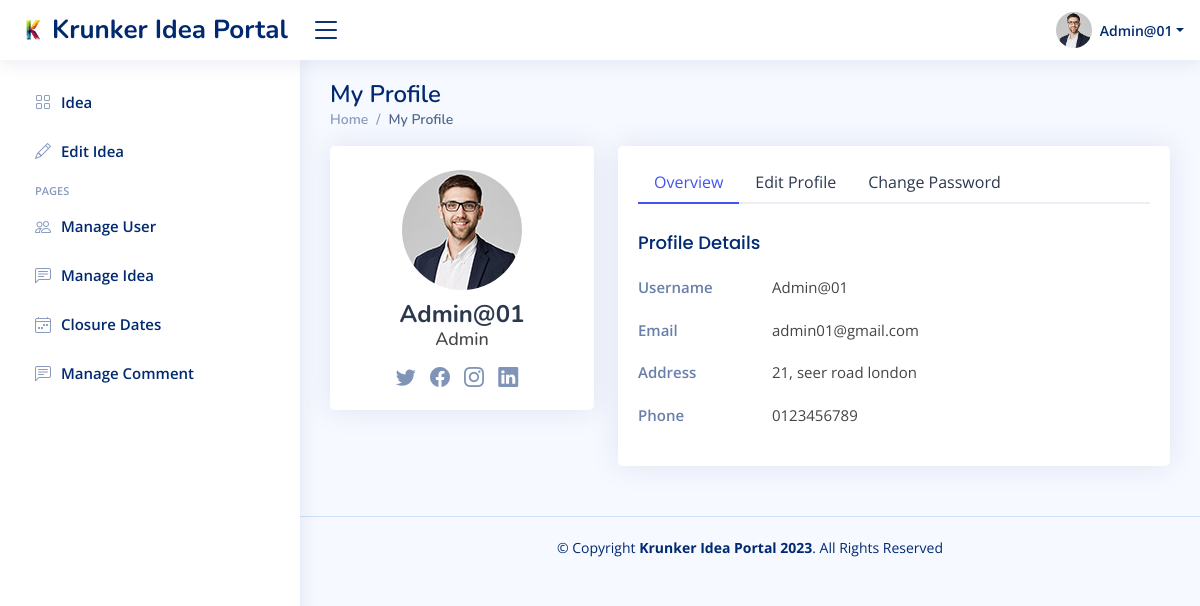
The app's page /staff_profile.php (signed in) with its own data.
### tables this page shows
CREATE TABLE `user_tbl` (
  `UserId` int(11) NOT NULL,
  `DepartmentId` int(11) NOT NULL,
  `UserRoleName` enum('QA Manager','QA Coordinator','Admin','Staff') DEFAULT NULL,
  `Username` varchar(50) NOT NULL,
  `UserPassword` varchar(500) NOT NULL,
  `UserEmail` varchar(50) DEFAULT NULL,
  `UserContactNo` varchar(15) DEFAULT NULL,
  `UserAddress` varchar(500) DEFAULT NULL,
  `DateClosure` date DEFAULT '2023-06-29',
  `DateFinal` date DEFAULT '2023-07-29'
);

### staff_profile.php (the view, shortened to what this page needs)
<?php
$dbconn = mysqli_connect("localhost", "root", "", "krunkerideadb");
$user_id = $_SESSION["userid"];
$select_sql = "SELECT * FROM user_tbl WHERE UserId = $user_id";
$result_User = mysqli_query($dbconn, $select_sql);
$row_User = mysqli_fetch_assoc($result_User);
$user_id_password = $_SESSION["userid"];
$select_sql_password = "SELECT * FROM user_tbl WHERE UserId = $user_id_password";
$result_password = mysqli_query($dbconn, $select_sql_password);
?>
<!DOCTYPE html>
<html lang="en">
<head>
  <link href="assets/vendor/bootstrap/css/bootstrap.min.css" rel="stylesheet">
  <link href="assets/vendor/bootstrap-icons/bootstrap-icons.css" rel="stylesheet">
  <link href="assets/vendor/boxicons/css/boxicons.min.css" rel="stylesheet">
  <link href="assets/vendor/quill/quill.snow.css" rel="stylesheet">
  <link href="assets/vendor/quill/quill.bubble.css" rel="stylesheet">
  <link href="assets/vendor/remixicon/remixicon.css" rel="stylesheet">
  <link href="assets/style.css" rel="stylesheet">
  <link href="assets/css/style.css" rel="stylesheet">
</head>
<body>
  <header id="header" class="header fixed-top d-flex align-items-center">
    <div class="d-flex align-items-center justify-content-between">
      <a href="index.php" class="logo d-flex align-items-center">
        <img src="assets/img/logo.png" alt="">
        <span class="d-none d-lg-block">Krunker Idea Portal</span>
      </a>
      <i class="bi bi-list toggle-sidebar-btn"></i>
    </div>
    <nav class="header-nav ms-auto">
      <ul class="d-flex align-items-center">
        <li class="nav-item dropdown pe-3">
          <a class="nav-link nav-profile d-flex align-items-center pe-0" href="#" data-bs-toggle="dropdown">
            <img src="assets/img/profile-img.jpg" alt="Profile" class="rounded-circle">
            <span class="d-none d-md-block dropdown-toggle ps-2"><?php echo htmlentities($row_User['Username']) ?></span>
          </a>
        </li>
      </ul>
    </nav>
  </header>
    <aside id="sidebar" class="sidebar">
        <ul class="sidebar-nav" id="sidebar-nav">
            <li class="nav-item">
              <a class="nav-link collapsed" href="index.php">
                  <i class="bi bi-grid"></i><span>Idea</span>
              </a>
            </li>
            <?php
              echo '<li class="nav-item">';
              echo '<a href="EditIdea.php?id=' .$user_id.'" class="nav-link collapsed" data-bs-target="#statistics-nav;">';
              echo '<i class="bi bi-pencil"></i><span>Edit Idea</span>';
              echo '</a>';
              echo '</li>';
            ?>
            <?php
                if($_SESSION['role'] == "Admin"){
                  echo'<li class="nav-heading">Pages</li>';
                  echo'<li class="nav-item">';
                      echo '<a class="nav-link collapsed" href="ManageUser_admin.php">';
                          echo '<i class="bi bi-people"></i>';
                          echo '<span>Manage User</span>';
                      echo '</a>';
                  echo '</li>';
                  echo '<li class="nav-item">';
                      echo '<a class="nav-link collapsed" href="ManageIdea_admin.php">';
                          echo '<i class="bi bi-chat-left-text"></i>';
                          echo '<span>Manage Idea</span>';
                      echo '</a>';
                  echo '</li>';
                  echo '<li class="nav-item">';
                  echo '<a class="nav-link collapsed" href="closure_date.php">';
                  echo '<i class="bi bi-calendar4-week"></i><span>Closure Dates</span>';
                  echo '</a>';
                  echo '</li>';
                  echo '<li class="nav-item">';
                    echo '<a class="nav-link collapsed" href="ManageComment_admin.php">';
                      echo '<i class="bi bi-chat-left-text"></i>';
                      echo '<span>Manage Comment</span>';
                    echo '</a>';
                  echo '</li>';
                }
            ?>
        </ul>
    </aside>
  <main id="main" class="main">
    <div class="pagetitle">
      <h1>My Profile</h1>
      <nav>
        <ol class="breadcrumb">
          <li class="breadcrumb-item"><a href="index.php">Home</a></li>
          <li class="breadcrumb-item active">My Profile</li>
        </ol>
      </nav>
    </div>
    <section class="section profile">
      <div class="row">
        <div class="col-xl-4">
          <div class="card">
            <div class="card-body profile-card pt-4 d-flex flex-column align-items-center">
              <img src="assets/img/profile-img.jpg" alt="Profile" class="rounded-circle">
              <h2><?php echo htmlentities($row_User['Username']) ?></h2>
              <h3><?php echo $row_User['UserRoleName'] ?></h3>
              <div class="social-links mt-2">
                <a href="#" class="twitter"><i class="bi bi-twitter"></i></a>
                <a href="#" class="facebook"><i class="bi bi-facebook"></i></a>
                <a href="#" class="instagram"><i class="bi bi-instagram"></i></a>
                <a href="#" class="linkedin"><i class="bi bi-linkedin"></i></a>
              </div>
            </div>
          </div>
        </div>
        <div class="col-xl-8">
          <div class="card">
            <div class="card-body pt-3">
              <ul class="nav nav-tabs nav-tabs-bordered">
                <li class="nav-item">
                  <button class="nav-link active" data-bs-toggle="tab" data-bs-target="#profile-overview">Overview</button>
                </li>
                <li class="nav-item">
                  <button class="nav-link" data-bs-toggle="tab" data-bs-target="#profile-edit">Edit Profile</button>
                </li>
                <li class="nav-item">
                  <button class="nav-link" data-bs-toggle="tab" data-bs-target="#profile-change-password">Change Password</button>
                </li>
              </ul>
              <div class="tab-content pt-2">
                <div class="tab-pane fade show active profile-overview" id="profile-overview">
                  <form action="" method="post">
                    <h5 class="card-title">Profile Details</h5>
                    <div class="row">
                      <div class="col-lg-3 col-md-4 label ">Username</div>
                      <div class="col-lg-9 col-md-8" name="Username"><?php echo htmlentities($row_User['Username']) ?></div>
                    </div>
                    <div class="row">
                      <div class="col-lg-3 col-md-4 label">Email</div>
                      <div class="col-lg-9 col-md-8" name="UserEmail"><?php echo $row_User['UserEmail'] ?></div>
                    </div>
                    <div class="row">
                      <div class="col-lg-3 col-md-4 label">Address</div>
                      <div class="col-lg-9 col-md-8" name="UserAddress"><?php echo $row_User['UserAddress'] ?></div>
                    </div>
                    <div class="row">
                      <div class="col-lg-3 col-md-4 label">Phone</div>
                      <div class="col-lg-9 col-md-8" name="UserContactNo"><?php echo $row_User['UserContactNo'] ?></div>
                    </div>
                  </form>
                </div>
              </div>
            </div>
          </div>
        </div>
      </div>
    </section>
  </main>
  <footer id="footer" class="footer">
    <div class="copyright">
      &copy; Copyright <strong><span>Krunker Idea Portal 2023</span></strong>. All Rights Reserved
    </div>
  </footer>
</body>
</html>

### assets/css/style.css (style rules this page uses)
:root { scroll-behavior: smooth; }
body { font-family: "Open Sans", sans-serif; background: #f6f9ff; color: #444444; }
a { color: #4154f1; text-decoration: none; }
h1, h2, h3, h4, h5, h6 { font-family: "Nunito", sans-serif; }
#main { margin-top: 60px; padding: 20px 30px; transition: all 0.3s; }
.pagetitle { margin-bottom: 10px; }
.pagetitle h1 { font-size: 24px; margin-bottom: 0; font-weight: 600; color: #012970; }
.card { margin-bottom: 30px; border: none; border-radius: 5px; box-shadow: 0px 0 30px rgba(1, 41, 112, 0.1); }
.card-title { padding: 20px 0 15px 0; font-size: 18px; font-weight: 500; color: #012970; font-family: "Poppins", sans-serif; }
.card-body { padding: 0 20px 20px 20px; }
.breadcrumb { font-size: 14px; font-family: "Nunito", sans-serif; color: #899bbd; font-weight: 600; }
.breadcrumb a { color: #899bbd; transition: 0.3s; }
.breadcrumb .breadcrumb-item::before { color: #899bbd; }
.breadcrumb .active { color: #51678f; font-weight: 600; }
.nav-tabs-bordered { border-bottom: 2px solid #ebeef4; }
.nav-tabs-bordered .nav-link { margin-bottom: -2px; border: none; color: #2c384e; }
.nav-tabs-bordered .nav-link.active { background-color: #fff; color: #4154f1; border-bottom: 2px solid #4154f1; }
.logo { line-height: 1; }
@media (min-width: 1200px) { .logo { width: 280px; } }
.logo img { max-height: 26px; margin-right: 6px; }
.logo span { font-size: 26px; font-weight: 700; color: #012970; font-family: "Nunito", sans-serif; }
.header { transition: all 0.5s; z-index: 997; height: 60px; box-shadow: 0px 2px 20px rgba(1, 41, 112, 0.1); background-color: #fff; padding-left: 20px; }
.header .toggle-sidebar-btn { font-size: 32px; padding-left: 10px; cursor: pointer; color: #012970; }
.header-nav ul { list-style: none; }
.header-nav>ul { margin: 0; padding: 0; }
.header-nav .nav-profile { color: #012970; }
.header-nav .nav-profile img { max-height: 36px; }
.header-nav .nav-profile span { font-size: 14px; font-weight: 600; }
.sidebar { position: fixed; top: 60px; left: 0; bottom: 0; width: 300px; z-index: 996; transition: all 0.3s; padding: 20px; overflow-y: auto; scrollbar-width: thin; scrollbar-color: #aab7cf transparent; box-shadow: 0px 0px 20px rgba(1, 41, 112, 0.1); background-color: #fff; }
@media (min-width: 1200px) { #main, #footer { margin-left: 300px; } }
.sidebar-nav { padding: 0; margin: 0; list-style: none; }
.sidebar-nav li { padding: 0; margin: 0; list-style: none; }
.sidebar-nav .nav-item { margin-bottom: 5px; }
.sidebar-nav .nav-heading { font-size: 11px; text-transform: uppercase; color: #899bbd; font-weight: 600; margin: 10px 0 5px 15px; }
.sidebar-nav .nav-link { display: flex; align-items: center; font-size: 15px; font-weight: 600; color: #4154f1; transition: 0.3; background: #f6f9ff; padding: 10px 15px; border-radius: 4px; }
.sidebar-nav .nav-link i { font-size: 16px; margin-right: 10px; color: #4154f1; }
.sidebar-nav .nav-link.collapsed { color: #012970; background: #fff; }
.sidebar-nav .nav-link.collapsed i { color: #899bbd; }
.profile .profile-card img { max-width: 120px; }
.profile .profile-card h2 { font-size: 24px; font-weight: 700; color: #2c384e; margin: 10px 0 0 0; }
.profile .profile-card h3 { font-size: 18px; }
.profile .profile-card .social-links a { font-size: 20px; display: inline-block; color: rgba(1, 41, 112, 0.5); line-height: 0; margin-right: 10px; transition: 0.3s; }
.profile .profile-overview .row { margin-bottom: 20px; font-size: 15px; }
.profile .profile-overview .card-title { color: #012970; }
.profile .profile-overview .label { font-weight: 600; color: rgba(1, 41, 112, 0.6); }
.footer { padding: 20px 0; font-size: 14px; transition: all 0.3s; border-top: 1px solid #cddfff; }
.footer .copyright { text-align: center; color: #012970; }

### records on screen
user_tbl: Username "Admin@01", UserRoleName "Admin", UserEmail "admin01@gmail.com", UserAddress "21, seer road london", UserContactNo "0123456789"
